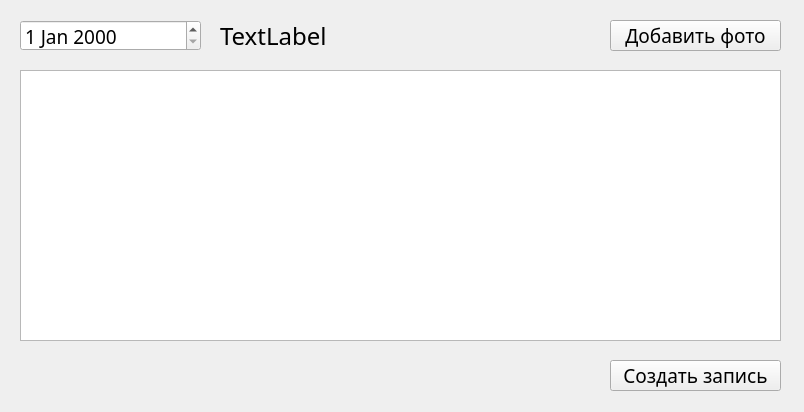
<?xml version="1.0" encoding="UTF-8"?>
<ui version="4.0">
 <class>Form</class>
 <widget class="QWidget" name="Form">
  <property name="geometry">
   <rect>
    <x>0</x>
    <y>0</y>
    <width>804</width>
    <height>412</height>
   </rect>
  </property>
  <property name="windowTitle">
   <string>Form</string>
  </property>
  <widget class="QDateEdit" name="dateEdit">
   <property name="geometry">
    <rect>
     <x>20</x>
     <y>20</y>
     <width>181</width>
     <height>31</height>
    </rect>
   </property>
   <property name="font">
    <font>
     <family>Century Gothic</family>
     <pointsize>14</pointsize>
    </font>
   </property>
  </widget>
  <widget class="QPlainTextEdit" name="info">
   <property name="geometry">
    <rect>
     <x>20</x>
     <y>70</y>
     <width>761</width>
     <height>271</height>
    </rect>
   </property>
   <property name="font">
    <font>
     <family>Century Gothic</family>
     <pointsize>14</pointsize>
    </font>
   </property>
  </widget>
  <widget class="QPushButton" name="addPhoto_button">
   <property name="geometry">
    <rect>
     <x>610</x>
     <y>20</y>
     <width>171</width>
     <height>31</height>
    </rect>
   </property>
   <property name="font">
    <font>
     <family>Century Gothic</family>
     <pointsize>14</pointsize>
    </font>
   </property>
   <property name="text">
    <string>Добавить фото</string>
   </property>
  </widget>
  <widget class="QLabel" name="place_name">
   <property name="geometry">
    <rect>
     <x>220</x>
     <y>20</y>
     <width>371</width>
     <height>31</height>
    </rect>
   </property>
   <property name="font">
    <font>
     <family>Century Gothic</family>
     <pointsize>18</pointsize>
    </font>
   </property>
   <property name="text">
    <string>TextLabel</string>
   </property>
  </widget>
  <widget class="QPushButton" name="addList_button">
   <property name="geometry">
    <rect>
     <x>610</x>
     <y>360</y>
     <width>171</width>
     <height>31</height>
    </rect>
   </property>
   <property name="font">
    <font>
     <family>Century Gothic</family>
     <pointsize>14</pointsize>
    </font>
   </property>
   <property name="text">
    <string>Создать запись</string>
   </property>
  </widget>
 </widget>
 <resources/>
 <connections/>
</ui>
